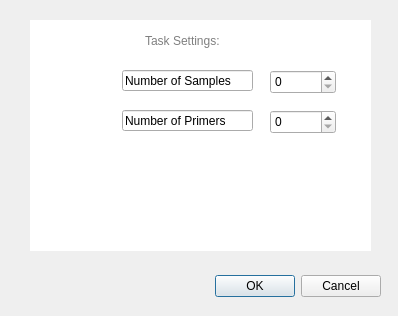
<?xml version="1.0" encoding="UTF-8"?>
<ui version="4.0">
 <class>Dialog</class>
 <widget class="QDialog" name="Dialog">
  <property name="geometry">
   <rect>
    <x>0</x>
    <y>0</y>
    <width>398</width>
    <height>316</height>
   </rect>
  </property>
  <property name="windowTitle">
   <string>Task Dialog</string>
  </property>
  <widget class="QDialogButtonBox" name="task_diag_buttonBox">
   <property name="geometry">
    <rect>
     <x>40</x>
     <y>270</y>
     <width>341</width>
     <height>32</height>
    </rect>
   </property>
   <property name="orientation">
    <enum>Qt::Horizontal</enum>
   </property>
   <property name="standardButtons">
    <set>QDialogButtonBox::Cancel|QDialogButtonBox::Ok</set>
   </property>
  </widget>
  <widget class="QListView" name="listView">
   <property name="geometry">
    <rect>
     <x>30</x>
     <y>20</y>
     <width>341</width>
     <height>231</height>
    </rect>
   </property>
   <property name="frameShape">
    <enum>QFrame::NoFrame</enum>
   </property>
   <property name="frameShadow">
    <enum>QFrame::Raised</enum>
   </property>
  </widget>
  <widget class="QTextEdit" name="TaskSettingsLabel">
   <property name="geometry">
    <rect>
     <x>141</x>
     <y>30</y>
     <width>101</width>
     <height>31</height>
    </rect>
   </property>
   <property name="layoutDirection">
    <enum>Qt::LeftToRight</enum>
   </property>
   <property name="autoFillBackground">
    <bool>false</bool>
   </property>
   <property name="frameShape">
    <enum>QFrame::NoFrame</enum>
   </property>
   <property name="placeholderText">
    <string>Task Settings:</string>
   </property>
  </widget>
  <widget class="QDoubleSpinBox" name="samples_doubleSpinBox">
   <property name="geometry">
    <rect>
     <x>270</x>
     <y>70</y>
     <width>66</width>
     <height>24</height>
    </rect>
   </property>
   <property name="layoutDirection">
    <enum>Qt::LeftToRight</enum>
   </property>
   <property name="decimals">
    <number>0</number>
   </property>
  </widget>
  <widget class="QDoubleSpinBox" name="primer_SpinBox">
   <property name="geometry">
    <rect>
     <x>270</x>
     <y>110</y>
     <width>66</width>
     <height>24</height>
    </rect>
   </property>
   <property name="decimals">
    <number>0</number>
   </property>
  </widget>
  <widget class="QLineEdit" name="samples_label">
   <property name="geometry">
    <rect>
     <x>122</x>
     <y>70</y>
     <width>131</width>
     <height>21</height>
    </rect>
   </property>
   <property name="text">
    <string>Number of Samples</string>
   </property>
  </widget>
  <widget class="QLineEdit" name="primers_label">
   <property name="geometry">
    <rect>
     <x>122</x>
     <y>110</y>
     <width>131</width>
     <height>21</height>
    </rect>
   </property>
   <property name="text">
    <string>Number of Primers</string>
   </property>
  </widget>
 </widget>
 <resources/>
 <connections>
  <connection>
   <sender>task_diag_buttonBox</sender>
   <signal>accepted()</signal>
   <receiver>Dialog</receiver>
   <slot>accept()</slot>
   <hints>
    <hint type="sourcelabel">
     <x>248</x>
     <y>254</y>
    </hint>
    <hint type="destinationlabel">
     <x>157</x>
     <y>274</y>
    </hint>
   </hints>
  </connection>
  <connection>
   <sender>task_diag_buttonBox</sender>
   <signal>rejected()</signal>
   <receiver>Dialog</receiver>
   <slot>reject()</slot>
   <hints>
    <hint type="sourcelabel">
     <x>316</x>
     <y>260</y>
    </hint>
    <hint type="destinationlabel">
     <x>286</x>
     <y>274</y>
    </hint>
   </hints>
  </connection>
 </connections>
</ui>
